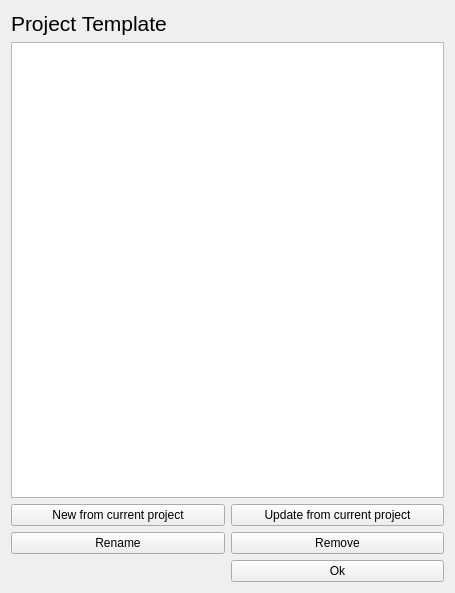
<?xml version="1.0" encoding="UTF-8"?>
<ui version="4.0">
 <class>ProjectTemplate</class>
 <widget class="QWidget" name="ProjectTemplate">
  <property name="geometry">
   <rect>
    <x>0</x>
    <y>0</y>
    <width>455</width>
    <height>593</height>
   </rect>
  </property>
  <property name="windowTitle">
   <string>Project Template Management</string>
  </property>
  <layout class="QGridLayout" name="gridLayout">
   <item row="0" column="0">
    <widget class="QLabel" name="ListsLabelName">
     <property name="font">
      <font>
       <pointsize>16</pointsize>
       <underline>false</underline>
      </font>
     </property>
     <property name="text">
      <string>Project Template</string>
     </property>
    </widget>
   </item>
   <item row="1" column="0" colspan="2">
    <widget class="QListView" name="listListView">
     <property name="editTriggers">
      <set>QAbstractItemView::NoEditTriggers</set>
     </property>
    </widget>
   </item>
   <item row="2" column="0">
    <widget class="QPushButton" name="NewListBtn">
     <property name="text">
      <string>New from current project</string>
     </property>
    </widget>
   </item>
   <item row="2" column="1">
    <widget class="QPushButton" name="updateBtn">
     <property name="text">
      <string>Update from current project</string>
     </property>
    </widget>
   </item>
   <item row="3" column="0">
    <widget class="QPushButton" name="RenameBtn">
     <property name="text">
      <string>Rename</string>
     </property>
    </widget>
   </item>
   <item row="5" column="1">
    <widget class="QPushButton" name="FinishBtn">
     <property name="text">
      <string>Ok</string>
     </property>
    </widget>
   </item>
   <item row="3" column="1">
    <widget class="QPushButton" name="RemoveBtn">
     <property name="text">
      <string>Remove</string>
     </property>
    </widget>
   </item>
  </layout>
 </widget>
 <tabstops>
  <tabstop>listListView</tabstop>
  <tabstop>NewListBtn</tabstop>
  <tabstop>updateBtn</tabstop>
  <tabstop>RenameBtn</tabstop>
  <tabstop>RemoveBtn</tabstop>
  <tabstop>FinishBtn</tabstop>
 </tabstops>
 <resources/>
 <connections/>
</ui>
